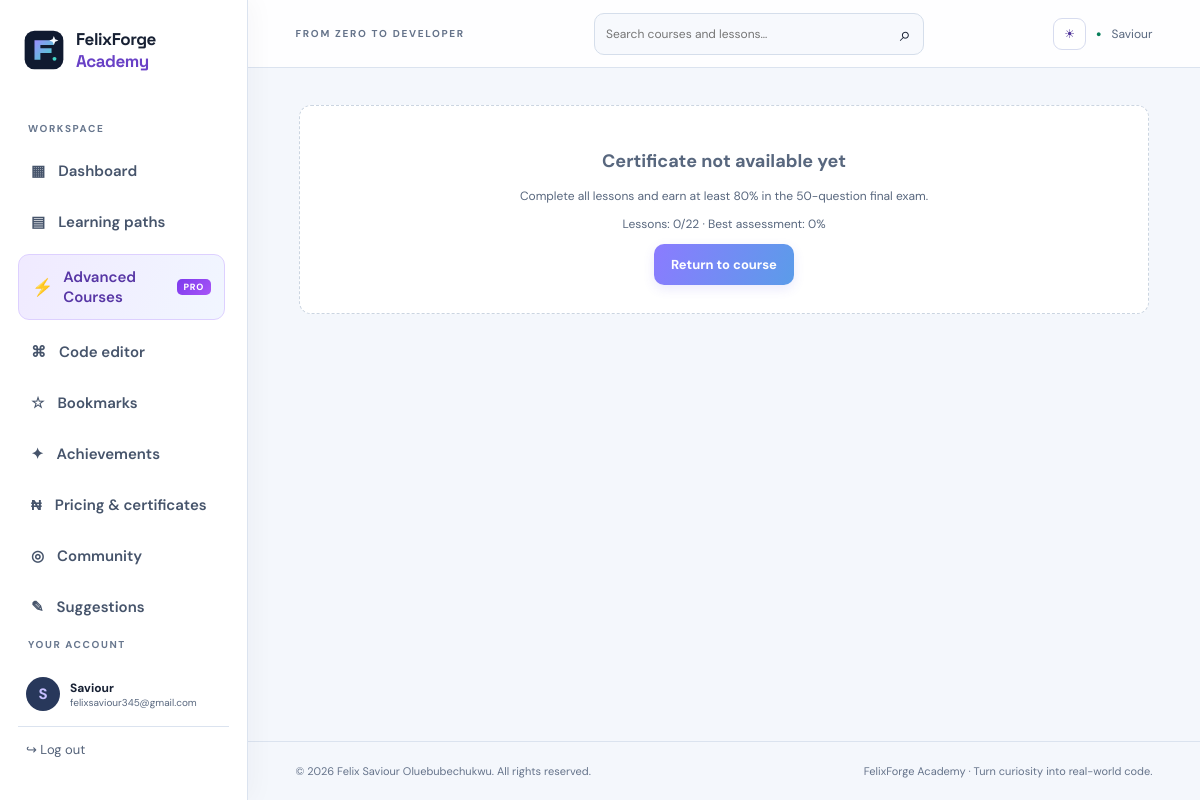
Screenshot of /certificate/python (signed in) with the database file from the repository.
### app.py (models this page shows, shortened)
class User(UserMixin, db.Model):
    id = db.Column(db.Integer, primary_key=True)
    username = db.Column(db.String(32), unique=True, nullable=False)
    email = db.Column(db.String(254), unique=True, nullable=False)
    password_hash = db.Column(db.String(255), nullable=False)
    created_at = db.Column(db.DateTime, default=datetime.utcnow)
    projects = db.relationship('Project', backref='owner', cascade='all, delete-orphan')
    progress = db.relationship('Progress', backref='learner', cascade='all, delete-orphan')
    quiz_results = db.relationship('QuizResult', back_populates='learner', cascade='all, delete-orphan')

### app.py (the view, shortened to what this page needs)
@app.route('/certificate/<slug>', methods=['GET', 'POST'])
@login_required
def certificate(slug):
    course = Course.query.filter_by(slug=slug).first_or_404()
    enforce_course_access(course)
    total = len(course.lessons)
    completed = Progress.query.filter_by(user_id=current_user.id).join(Lesson).filter(Lesson.course_id == course.id).count()
    results = QuizResult.query.filter_by(user_id=current_user.id, course_slug=slug).all()
    best = max((round(r.score / r.total * 100) for r in results if r.total), default=0)
    eligible = total > 0 and completed == total and best >= 80
    payment = CertificatePayment.query.filter_by(user_id=current_user.id, course_slug=slug, status='paid').order_by(CertificatePayment.paid_at.desc()).first()
    paid = payment is not None
    display_name = (payment.certificate_name if payment and payment.certificate_name else session.get(f'certificate_name_{slug}') or current_user.username)
    return render_template('certificate.html', course=course, eligible=eligible, completed=completed, total=total, best=best, paid=paid, is_admin=is_admin_user(), fee=app.config['CERTIFICATE_FEE_NAIRA'], certificate_name=display_name, learner=current_user, payment=payment, issued_date=(payment.paid_at if payment else None), admin_view=False)

### app.py (called while the page is built)
@login_manager.user_loader
def load_user(user_id): return db.session.get(User, int(user_id))

def is_admin_user():
    admin_email = app.config.get('ADMIN_EMAIL', '')
    return bool(
        current_user.is_authenticated
        and app.config.get('ADMIN_ENABLED')
        and admin_email
        and current_user.email.lower() == admin_email
    )

def course_is_premium(course):
    return getattr(course, 'access_level', 'free') == 'premium'

def enforce_course_access(course):
    if course_is_premium(course) and not can_access_advanced_courses():
        abort(403)

@app.before_request
def record_daily_activity():
    if current_user.is_authenticated and request.endpoint not in {'static', 'logout'}:
        today = datetime.utcnow().date()
        activity = UserActivity.query.filter_by(user_id=current_user.id, activity_date=today).first()
        if activity is None:
            db.session.add(UserActivity(user_id=current_user.id, activity_date=today, last_seen_at=datetime.utcnow()))
        try:
            db.session.commit()
        except Exception:
            db.session.rollback()
            app.logger.exception('Could not record learner activity')

### templates/certificate.html (shortened to what this page needs)
{% extends 'base.html' %}
{% block content %}
<div class="certificate-wrap">
  {% if eligible and paid %}
    {% if not admin_view %}
      <section class="quiz-panel" style="margin-bottom:1.25rem">
        <h2>Certificate display name</h2>
        <p>This name appears on your certificate. It does not change your account username.</p>
        <form method="post" class="form-card">
          <input type="hidden" name="csrf_token" value="{{ csrf_token() }}">
          <input type="hidden" name="action" value="save_name">
          <label for="certificate_name">Name to print on certificate</label>
          <input id="certificate_name" name="certificate_name" maxlength="80" value="{{ certificate_name }}" required autocomplete="name">
          <button class="button button-small" type="submit">Save certificate name</button>
        </form>
      </section>
    {% endif %}
    <div class="certificate">
      <div class="eyebrow">FELIXFORGE ACADEMY</div>
      <h1>Certificate of Completion</h1>
      <p>This certificate recognises that</p>
      <h2>{{ certificate_name }}</h2>
      <p>has completed the learning path</p>
      <h2>{{ course.title }}</h2>
      <p>{% if not admin_view %}with all {{ total }} lessons completed and a best final-exam score of {{ best }}%.{% else %}and fulfilled the platform's certificate requirements.{% endif %}</p>
      <div class="certificate-footer">Issued {{ issued_date.strftime('%d %B %Y') if issued_date else year }} · FelixForge Academy</div>
      <p class="muted-note">Platform-issued certificate of course completion; not an accredited academic qualification.</p>
    </div>
    <button class="button" onclick="window.print()">Print certificate</button>
  {% else %}
    <div class="empty-state">
      <h2>Certificate not available yet</h2>
      <p>Complete all lessons and earn at least 80% in the 50-question final exam.</p>
      <p>Lessons: {{ completed }}/{{ total }} · Best assessment: {{ best }}%</p>
      <a class="button" href="{{ url_for('course_detail',slug=course.slug) }}">Return to course</a>
    </div>
  {% endif %}
</div>
{% endblock %}

### templates/base.html (shortened to what this page needs)
<!doctype html>
<html lang="en">
<head>
<link rel="stylesheet" href="{{ url_for('static',filename='style.css') }}">
</head>
<body>
<div class="shell">
<aside class="sidebar">
<a class="brand" href="{{ url_for('home') }}" aria-label="FelixForge Academy home"><img class="brand-logo" src="{{ url_for('static', filename='felixforge-logo.svg') }}" alt=""><span>FelixForge <span class="brand-muted">Academy</span></span></a>
<div class="side-label">WORKSPACE</div>
<nav>
<a href="{{ url_for('dashboard') }}" class="nav-link {% if request.endpoint=='dashboard' %}active{% endif %}">▦ <span>Dashboard</span></a>
<a href="{{ url_for('courses') }}" class="nav-link ">▤ <span>Learning paths</span></a>
<a href="{{ url_for('advanced_courses') }}" class="nav-link advanced-nav-link {% if advanced_nav_active %}active{% endif %}"><strong class="advanced-icon">⚡</strong><span>Advanced Courses</span><span class="advanced-badge">PRO</span></a>
<a href="{{ url_for('editor') }}" class="nav-link {% if request.endpoint=='editor' %}active{% endif %}">⌘ <span>Code editor</span></a>
<a href="{{ url_for('bookmarks') }}" class="nav-link">☆ <span>Bookmarks</span></a>
<a href="{{ url_for('achievements') }}" class="nav-link">✦ <span>Achievements</span></a>
<a href="{{ url_for('monetization_plan') }}" class="nav-link {% if request.endpoint=='monetization_plan' %}active{% endif %}">₦ <span>Pricing & certificates</span></a>
<a href="{{ url_for('community') }}" class="nav-link">◎ <span>Community</span></a>
<a href="{{ url_for('suggestions') }}" class="nav-link {% if request.endpoint=='suggestions' %}active{% endif %}">✎ <span>Suggestions</span></a>
<a href="{{ url_for('portfolio') }}" class="nav-link">▣ <span>Portfolio</span></a>
</nav>
<div class="side-bottom"><div class="side-label">YOUR ACCOUNT</div>
<div class="user-mini"><div class="avatar">{{ (current_user.username[0] if current_user.is_authenticated else 'F')|upper }}</div><div><b>{{ current_user.username if current_user.is_authenticated else 'Guest learner' }}</b><small>{{ current_user.email if current_user.is_authenticated else 'Start learning today' }}</small></div></div>
{% if current_user.is_authenticated %}<form method="post" action="{{ url_for('logout') }}"><input type="hidden" name="csrf_token" value="{{ csrf_token() }}"><button class="logout-link">↪ Log out</button></form>{% else %}<a class="logout-link" href="{{ url_for('login') }}">↪ Log in</a>{% endif %}
</div>
</aside>
<main class="main">
<header class="topbar"><div class="crumb">FROM ZERO TO DEVELOPER</div>
<form class="global-search" action="{{ url_for('search') }}" method="get"><input name="q" type="search" placeholder="Search courses and lessons…" aria-label="Search courses and lessons"><button aria-label="Search">⌕</button></form>
<div class="top-actions"><button type="button" class="theme-toggle" id="themeToggle" aria-label="Toggle colour theme" aria-pressed="false">◐</button>
{% if current_user.is_authenticated %}<span class="online-dot">●</span><span class="top-user"><a href="{{ url_for('profile') }}">{{ current_user.username }}</a></span>{% else %}<a class="button button-small" href="{{ url_for('login') }}">Log in</a>{% endif %}</div>
</header>
<section class="page">{% block content %}{% endblock %}</section>
<footer>© {{ year }} Felix Saviour Oluebubechukwu. All rights reserved. <span>FelixForge Academy · Turn curiosity into real-world code.</span></footer>
</main></div>
</body></html>

### rows the page displays
User: username "S", username "Saviour", email "felixsaviour345@gmail.com"

### other values shown
{{ completed }} "0"
{{ total }} "22"
{{ best }} "0"
